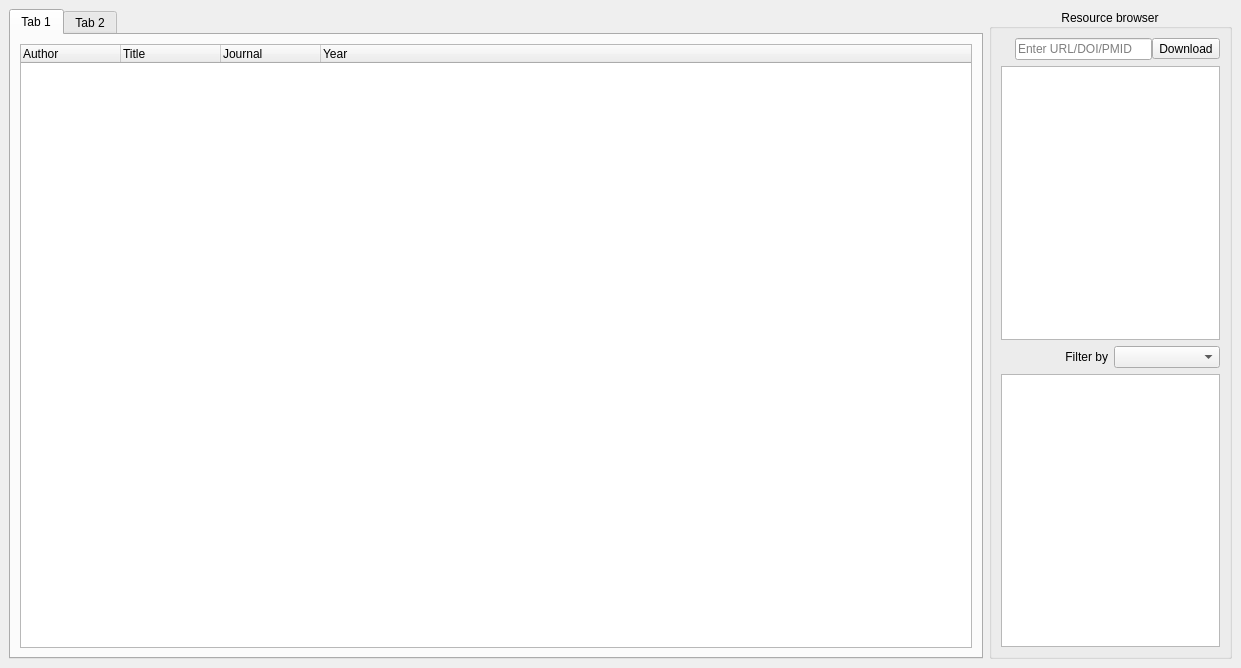
<?xml version="1.0" encoding="UTF-8"?>
<ui version="4.0">
 <class>MainWindow</class>
 <widget class="QMainWindow" name="MainWindow">
  <property name="geometry">
   <rect>
    <x>0</x>
    <y>0</y>
    <width>1241</width>
    <height>668</height>
   </rect>
  </property>
  <property name="windowTitle">
   <string>MainWindow</string>
  </property>
  <property name="toolButtonStyle">
   <enum>Qt::ToolButtonIconOnly</enum>
  </property>
  <widget class="QWidget" name="centralwidget">
   <property name="sizePolicy">
    <sizepolicy hsizetype="Maximum" vsizetype="Preferred">
     <horstretch>0</horstretch>
     <verstretch>0</verstretch>
    </sizepolicy>
   </property>
   <layout class="QGridLayout" name="gridLayout">
    <property name="sizeConstraint">
     <enum>QLayout::SetMinimumSize</enum>
    </property>
    <item row="0" column="1">
     <widget class="QGroupBox" name="groupBox">
      <property name="sizePolicy">
       <sizepolicy hsizetype="Expanding" vsizetype="Preferred">
        <horstretch>1</horstretch>
        <verstretch>0</verstretch>
       </sizepolicy>
      </property>
      <property name="styleSheet">
       <string notr="true"/>
      </property>
      <property name="title">
       <string>Resource browser</string>
      </property>
      <property name="alignment">
       <set>Qt::AlignCenter</set>
      </property>
      <property name="flat">
       <bool>false</bool>
      </property>
      <property name="checkable">
       <bool>false</bool>
      </property>
      <property name="checked">
       <bool>false</bool>
      </property>
      <layout class="QVBoxLayout" name="verticalLayout" stretch="0,0,0,0">
       <item>
        <layout class="QHBoxLayout" name="horizontalLayout">
         <property name="spacing">
          <number>0</number>
         </property>
         <property name="sizeConstraint">
          <enum>QLayout::SetDefaultConstraint</enum>
         </property>
         <item>
          <widget class="QLabel" name="label">
           <property name="text">
            <string/>
           </property>
          </widget>
         </item>
         <item>
          <widget class="QLabel" name="label_3">
           <property name="text">
            <string/>
           </property>
          </widget>
         </item>
         <item>
          <widget class="QLineEdit" name="inputurl">
           <property name="alignment">
            <set>Qt::AlignLeading|Qt::AlignLeft|Qt::AlignVCenter</set>
           </property>
           <property name="dragEnabled">
            <bool>true</bool>
           </property>
           <property name="placeholderText">
            <string>Enter URL/DOI/PMID</string>
           </property>
          </widget>
         </item>
         <item>
          <widget class="QToolButton" name="downloadbutton">
           <property name="text">
            <string>Download</string>
           </property>
           <property name="icon">
            <iconset resource="../../AppData/Local/Programs/Python/Python38-32/Lib/site-packages/pyqt5_tools/Qt/bin/new.qrc">
             <normaloff>:/new/img_71049.png</normaloff>:/new/img_71049.png</iconset>
           </property>
           <property name="iconSize">
            <size>
             <width>20</width>
             <height>21</height>
            </size>
           </property>
           <property name="checkable">
            <bool>false</bool>
           </property>
           <property name="toolButtonStyle">
            <enum>Qt::ToolButtonTextBesideIcon</enum>
           </property>
          </widget>
         </item>
        </layout>
       </item>
       <item>
        <widget class="QListWidget" name="folderlist"/>
       </item>
       <item>
        <layout class="QHBoxLayout" name="horizontalLayout_2">
         <item>
          <widget class="QLabel" name="label_2">
           <property name="text">
            <string>Filter by</string>
           </property>
           <property name="scaledContents">
            <bool>false</bool>
           </property>
           <property name="alignment">
            <set>Qt::AlignRight|Qt::AlignTrailing|Qt::AlignVCenter</set>
           </property>
          </widget>
         </item>
         <item>
          <widget class="QComboBox" name="filtercombo">
           <property name="currentText">
            <string/>
           </property>
          </widget>
         </item>
        </layout>
       </item>
       <item>
        <widget class="QListWidget" name="sortlist"/>
       </item>
      </layout>
     </widget>
    </item>
    <item row="0" column="0">
     <widget class="QTabWidget" name="tab_3">
      <property name="sizePolicy">
       <sizepolicy hsizetype="MinimumExpanding" vsizetype="Expanding">
        <horstretch>4</horstretch>
        <verstretch>0</verstretch>
       </sizepolicy>
      </property>
      <property name="currentIndex">
       <number>0</number>
      </property>
      <widget class="QWidget" name="tab">
       <attribute name="title">
        <string>Tab 1</string>
       </attribute>
       <layout class="QHBoxLayout" name="horizontalLayout_4">
        <item>
         <widget class="QTreeWidget" name="filelist">
          <property name="sizePolicy">
           <sizepolicy hsizetype="MinimumExpanding" vsizetype="Expanding">
            <horstretch>0</horstretch>
            <verstretch>0</verstretch>
           </sizepolicy>
          </property>
          <property name="minimumSize">
           <size>
            <width>0</width>
            <height>0</height>
           </size>
          </property>
          <column>
           <property name="text">
            <string>Author</string>
           </property>
          </column>
          <column>
           <property name="text">
            <string>Title</string>
           </property>
          </column>
          <column>
           <property name="text">
            <string>Journal</string>
           </property>
          </column>
          <column>
           <property name="text">
            <string>Year</string>
           </property>
          </column>
         </widget>
        </item>
        <item>
         <layout class="QVBoxLayout" name="verticalLayout_2"/>
        </item>
       </layout>
      </widget>
      <widget class="QWidget" name="tab_2">
       <attribute name="title">
        <string>Tab 2</string>
       </attribute>
      </widget>
     </widget>
    </item>
   </layout>
  </widget>
  <widget class="QMenuBar" name="menubar">
   <property name="geometry">
    <rect>
     <x>0</x>
     <y>0</y>
     <width>1241</width>
     <height>21</height>
    </rect>
   </property>
  </widget>
  <action name="actionAdd_from_local">
   <property name="text">
    <string>Add from local</string>
   </property>
  </action>
  <action name="actionAdd_from_local_2">
   <property name="text">
    <string>Add from local</string>
   </property>
  </action>
  <action name="actionExit">
   <property name="text">
    <string>Exit</string>
   </property>
  </action>
  <action name="actionAuthor_Title_Journal_Year">
   <property name="checkable">
    <bool>true</bool>
   </property>
   <property name="text">
    <string>Author-Title-Journal-Year</string>
   </property>
  </action>
  <action name="actionTitle_Author_Journal_Year">
   <property name="checkable">
    <bool>true</bool>
   </property>
   <property name="text">
    <string>Title-Author-Journal-Year</string>
   </property>
  </action>
  <action name="actionJournal_Title_Author_Year">
   <property name="checkable">
    <bool>true</bool>
   </property>
   <property name="text">
    <string>Journal-Title-Author-Year</string>
   </property>
  </action>
  <action name="actionYear_Author_Title_Journal">
   <property name="checkable">
    <bool>true</bool>
   </property>
   <property name="text">
    <string>Year-Author-Title-Journal</string>
   </property>
   <property name="menuRole">
    <enum>QAction::NoRole</enum>
   </property>
   <property name="priority">
    <enum>QAction::NormalPriority</enum>
   </property>
  </action>
  <action name="actionAbout">
   <property name="text">
    <string>About</string>
   </property>
  </action>
  <action name="actionDeveloper">
   <property name="text">
    <string>Developer</string>
   </property>
  </action>
  <action name="actionUser_Guide">
   <property name="text">
    <string>User Guide</string>
   </property>
  </action>
  <action name="actionStorage_Location">
   <property name="text">
    <string>Storage Location</string>
   </property>
  </action>
 </widget>
 <resources>
  <include location="../../AppData/Local/Programs/Python/Python38-32/Lib/site-packages/pyqt5_tools/Qt/bin/new.qrc"/>
 </resources>
 <connections/>
</ui>
